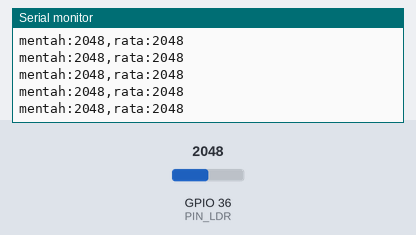
The sketch below on a simulated ESP32. Parts: the last lines printed to the serial monitor. The inputs (shaded band) are chosen by the test bench; at power-on: GPIO 36 (PIN_LDR) = 2048. Random numbers use the default seed unless the sketch sets one.

Above: at 1.2 s.
1.3 s: GPIO 36 (PIN_LDR) set to 2866
At 1.32 s:
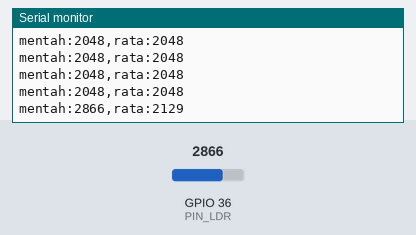
2.8 s: GPIO 36 (PIN_LDR) set to 3603
At 2.83 s:
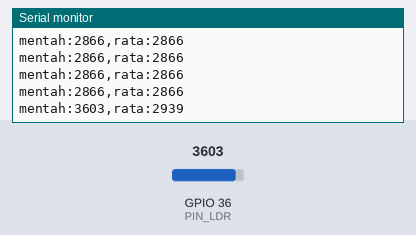
Timing chart, 0 to 5.8 s (numbered marks = the images above; inputs shaded):
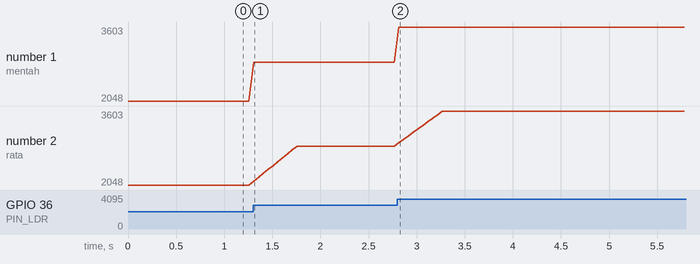

Measured:
- after the input at 1.3 s, the serial monitor: prints a new line at once (image 1)
- after the input at 2.8 s, the serial monitor: prints a new line at once (image 2)
- plotted number 1: 2048 → 2866 after the input at 1.3 s, 2866 → 3603 after the input at 2.8 s
- plotted number 2: 2048 → 2866 after the input at 1.3 s, 2866 → 3603 after the input at 2.8 s

The sketch:

modul06_derau_plotter.ino
```cpp
// Modul 6 - Praktik 2: derau, rata-rata bergerak, dan Serial Plotter
// Membaca LDR 20 kali per detik, lalu mengirim dua garis untuk Serial Plotter:
// "mentah" (apa adanya) dan "rata" (rata-rata 10 bacaan terakhir).
// Wokwi tidak punya derau: ubah DERAU_BUATAN menjadi 150 supaya efeknya terlihat.

const int PIN_LDR = 36;        // VP: LDR (peta pin kanonik)
const int JUMLAH_SAMPEL = 10;  // berapa bacaan terakhir yang dirata-ratakan
const int DERAU_BUATAN = 0;    // 0 untuk papan asli; 150 untuk mencoba di Wokwi

int riwayat[JUMLAH_SAMPEL];  // 10 laci berisi bacaan-bacaan terakhir
int posisi = 0;              // nomor laci yang akan ditimpa berikutnya
long jumlah = 0;             // jumlah isi semua laci

void setup() {
  Serial.begin(115200);
  // Isi semua laci dengan bacaan pertama supaya rata-ratanya tidak mulai dari 0.
  int awal = analogRead(PIN_LDR);
  for (int i = 0; i < JUMLAH_SAMPEL; i++) {
    riwayat[i] = awal;
    jumlah += awal;
  }
}

void loop() {
  int mentah = analogRead(PIN_LDR) + random(-DERAU_BUATAN, DERAU_BUATAN + 1);

  jumlah -= riwayat[posisi];              // keluarkan bacaan paling lama dari jumlah,
  riwayat[posisi] = mentah;               // timpa lacinya dengan bacaan baru,
  jumlah += mentah;                       // lalu masukkan bacaan baru ke jumlah
  posisi = (posisi + 1) % JUMLAH_SAMPEL;  // laci berikutnya; sesudah laci 9 kembali ke 0
  int rata = jumlah / JUMLAH_SAMPEL;

  // Format Serial Plotter: nama:nilai, dipisahkan dengan koma. Jangan cetak teks lain di sketsa ini.
  Serial.print("mentah:");
  Serial.print(mentah);
  Serial.print(",rata:");
  Serial.println(rata);
  delay(50);  // 20 bacaan per detik
}
```
